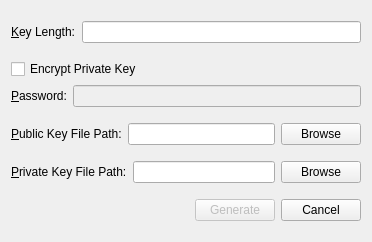
<?xml version="1.0" encoding="UTF-8"?>
<ui version="4.0">
 <class>RSAKeyGenerationDialog</class>
 <widget class="QWidget" name="RSAKeyGenerationDialog">
  <property name="geometry">
   <rect>
    <x>0</x>
    <y>0</y>
    <width>372</width>
    <height>242</height>
   </rect>
  </property>
  <property name="windowTitle">
   <string>RSA Key Generator</string>
  </property>
  <layout class="QVBoxLayout" name="verticalLayout_2">
   <item>
    <layout class="QHBoxLayout" name="horizontalLayout">
     <item>
      <widget class="QLabel" name="label">
       <property name="text">
        <string>&amp;Key Length:</string>
       </property>
       <property name="buddy">
        <cstring>keyLengthEdit</cstring>
       </property>
      </widget>
     </item>
     <item>
      <widget class="QLineEdit" name="keyLengthEdit"/>
     </item>
    </layout>
   </item>
   <item>
    <layout class="QVBoxLayout" name="verticalLayout">
     <item>
      <widget class="QCheckBox" name="checkBox">
       <property name="text">
        <string>Encrypt Private Key</string>
       </property>
      </widget>
     </item>
     <item>
      <layout class="QHBoxLayout" name="horizontalLayout_2">
       <item>
        <widget class="QLabel" name="passwordLabel">
         <property name="text">
          <string>&amp;Password:</string>
         </property>
         <property name="buddy">
          <cstring>passwordLineEdit</cstring>
         </property>
        </widget>
       </item>
       <item>
        <widget class="QLineEdit" name="passwordLineEdit">
         <property name="enabled">
          <bool>false</bool>
         </property>
        </widget>
       </item>
      </layout>
     </item>
    </layout>
   </item>
   <item>
    <layout class="QHBoxLayout" name="horizontalLayout_4">
     <item>
      <widget class="QLabel" name="label_2">
       <property name="text">
        <string>&amp;Public Key File Path:</string>
       </property>
       <property name="buddy">
        <cstring>lineEdit</cstring>
       </property>
      </widget>
     </item>
     <item>
      <widget class="QLineEdit" name="lineEdit"/>
     </item>
     <item>
      <widget class="QPushButton" name="pushButton">
       <property name="text">
        <string>Browse</string>
       </property>
      </widget>
     </item>
    </layout>
   </item>
   <item>
    <layout class="QHBoxLayout" name="horizontalLayout_5">
     <item>
      <widget class="QLabel" name="label_3">
       <property name="text">
        <string>&amp;Private Key File Path:</string>
       </property>
       <property name="buddy">
        <cstring>lineEdit_2</cstring>
       </property>
      </widget>
     </item>
     <item>
      <widget class="QLineEdit" name="lineEdit_2"/>
     </item>
     <item>
      <widget class="QPushButton" name="pushButton_2">
       <property name="text">
        <string>Browse</string>
       </property>
      </widget>
     </item>
    </layout>
   </item>
   <item>
    <layout class="QHBoxLayout" name="horizontalLayout_3">
     <item>
      <spacer name="horizontalSpacer">
       <property name="orientation">
        <enum>Qt::Horizontal</enum>
       </property>
       <property name="sizeHint" stdset="0">
        <size>
         <width>40</width>
         <height>20</height>
        </size>
       </property>
      </spacer>
     </item>
     <item>
      <widget class="QPushButton" name="generateButton">
       <property name="enabled">
        <bool>false</bool>
       </property>
       <property name="text">
        <string>Generate</string>
       </property>
      </widget>
     </item>
     <item>
      <widget class="QPushButton" name="cancelButton">
       <property name="text">
        <string>Cancel</string>
       </property>
      </widget>
     </item>
    </layout>
   </item>
  </layout>
 </widget>
 <resources/>
 <connections/>
</ui>
